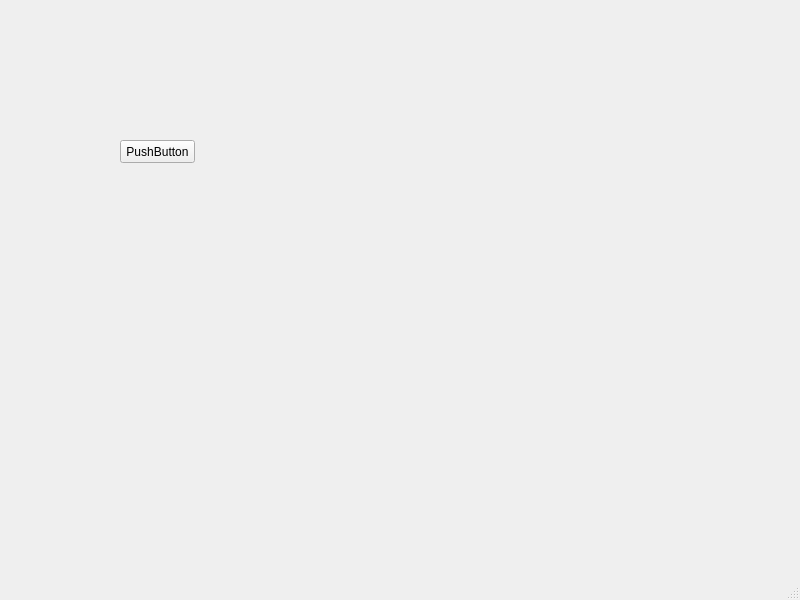
<?xml version="1.0" encoding="UTF-8"?>
<ui version="4.0">
 <class>MainWindow</class>
 <widget class="QMainWindow" name="MainWindow">
  <property name="geometry">
   <rect>
    <x>0</x>
    <y>0</y>
    <width>800</width>
    <height>600</height>
   </rect>
  </property>
  <property name="windowTitle">
   <string>MainWindow</string>
  </property>
  <widget class="QWidget" name="centralwidget">
   <widget class="QPushButton" name="pushButton">
    <property name="geometry">
     <rect>
      <x>120</x>
      <y>140</y>
      <width>75</width>
      <height>23</height>
     </rect>
    </property>
    <property name="text">
     <string>PushButton</string>
    </property>
   </widget>
  </widget>
  <widget class="QMenuBar" name="menubar">
   <property name="geometry">
    <rect>
     <x>0</x>
     <y>0</y>
     <width>800</width>
     <height>21</height>
    </rect>
   </property>
  </widget>
  <widget class="QStatusBar" name="statusbar"/>
 </widget>
 <resources/>
 <connections/>
</ui>
